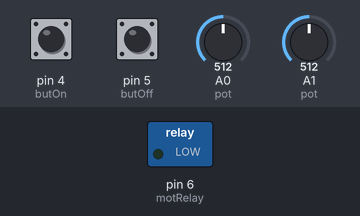
Bench run of a sketch on a simulated Arduino Uno, built with avr-gcc and run on an emulated ATmega328P. Shown: switched loads named in the sketch (green lamp = pin HIGH). The test bench sets the inputs (shaded band); at power-on: pin 4 (butOn) LOW, pin 5 (butOff) LOW, A0 (pot) = 512, A1 (pot) = 512.

Above: at 1.2 s.
1.3 s: pin 4 (butOn) pulled HIGH for 0.15 s
At 2.5 s:
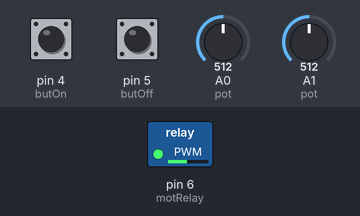
2.9 s: pin 5 (butOff) pulled HIGH for 0.15 s
At 3.7 s:
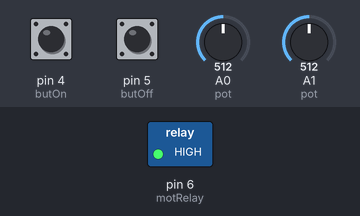
4.5 s: pin 4 (butOn) pulled HIGH for 1 s
At 4.9 s:
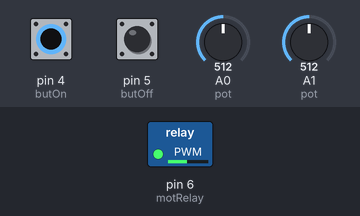
7.0 s: pin 5 (butOff) pulled HIGH for 1 s
At 7.5 s:
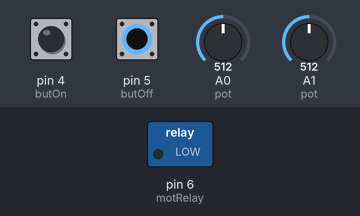
9.5 s: pin 4 (butOn) pulled HIGH for 3.2 s
At 9.9 s:
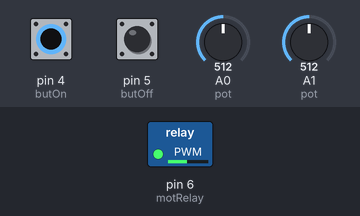
Timing chart, 0 to 12.5 s (numbered marks = the images above; inputs shaded):
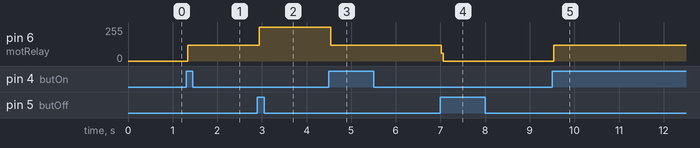

Measured:
- after the input at 1.3 s, pin 6 (motRelay): 0/255 → 119/255 at once
- after the input at 2.9 s, pin 6 (motRelay): 119/255 → 255/255 at once
- after the input at 4.5 s, pin 6 (motRelay): 255/255 → 119/255 at once
- after the input at 7.0 s, pin 6 (motRelay): 119/255 → 0/255 at once
- after the input at 9.5 s, pin 6 (motRelay): 0/255 → 119/255 at once

The sketch:

timingPLC.ino
```cpp
//time management
long currentTime;
long onTime;
long offTime;
const long oneMinute = 60000;
long minCompare;
int indexMin;

//analog readings
float onTimeRead;
float offTimeRead;
int onSelect;
int offSelect;

//latching management
boolean sysOn = false;
boolean sysOff;
const int butOn = 4;
const int butOff = 5;
int butOnState;
int butOffState;
boolean stateDesided;

//physical control
const int motRelay = 6;

void setup() {
  Serial.begin(9600);
  pinMode(butOn, INPUT);
  pinMode(butOff, INPUT);
  pinMode(motRelay, OUTPUT);
}

void loop() {
  currentTime = millis();

  onTimeRead = analogRead(A0); //pot for on time
  offTimeRead = analogRead(A1); //pot for off time
  stateDesided = onOffState(); //2 buttons will decide on off state

  if(stateDesided){ //if button on decided
    onSelect = minuteInterval(onTimeRead); //save selected minutes to run
    offSelect = minuteInterval(offTimeRead); //save selected minutes to stay off
    minCompare = currentTime; //update time for proper comparison
      while(sysOn){ //while off button is NOT pressed
        onOffState(); //monitor what button is pressed
        int totalRunTime = onSelect + offSelect; //total cycle time in minutes
          if(timeCompare){ //every minute increment index
            indexMin++;
           }
          if(indexMin <= onSelect){
          digitalWrite(motRelay, HIGH);
          }
          else if(indexMin > offSelect && indexMin <= totalRunTime){
          digitalWrite(motRelay, LOW);
          }
          else if(indexMin > totalRunTime){
          indexMin = 0;
          }
      }
    }


}

int minuteInterval(float dataIn){
  if(dataIn >= 0 && dataIn <= 102.3){
    return 1;
    }
  else if(dataIn > 102.3 && dataIn <= 204.8){
    return 2;
    }
  else if(dataIn > 204.8 && dataIn <= 306.9){
    return 3;
    }
  else if(dataIn > 306.9 && dataIn <= 409.2){
    return 4;
    }
  else if(dataIn > 409.2 && dataIn <= 511.5){
    return 5;
    }
  else if(dataIn > 511.5 && dataIn <= 614.4){
    return 6;
    }
  else if(dataIn > 614.4 && dataIn <= 716.1){
    return 7;
    }
  else if(dataIn > 716.1 && dataIn <= 818.4){
    return 8;
    }
  else if(dataIn > 818.4 && dataIn <= 920.7){
    return 9;
    }
  else if(dataIn > 920.7 && dataIn <= 1023){
    return 10;
    }
  }

boolean timeCompare(long minCompare){
  if(currentTime - minCompare >= oneMinute){
    return true;
    }
  else{
    return false;
    }
  }

boolean onOffState(){
  if(digitalRead(butOn) == HIGH && sysOn == false){
    sysOn = true;
    sysOff = false;
    return true;
    }
  else if(digitalRead(butOff) == HIGH && sysOff == false){
    sysOn = false;
    sysOff = true;
    return false;
    }
  }
```
